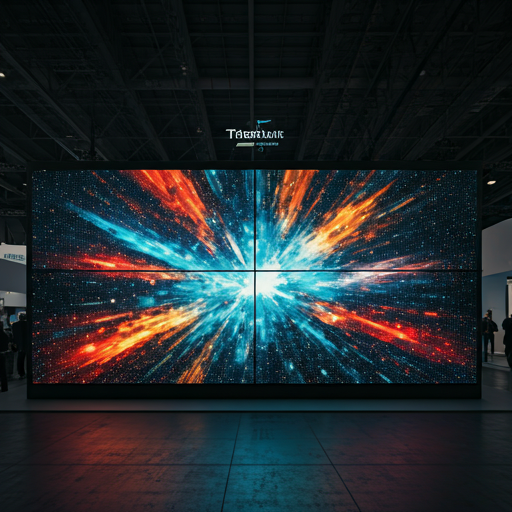
#> input picture images/source/hero-orig.png, 512 x 512 px, found by its file name
$ python fix_images.py .
#> lines starting #> are read from the running program, lines starting #| are printed output that depends on the picture; after the words box and inside, x2 and y2 are one past the last pixel; in counts of white or black regions, pixels touching at a corner belong together
import sys
from pathlib import Path
from PIL import Image, ImageFilter, ImageDraw

img_dir = Path(sys.argv[1])
hero = Image.open(img_dir / "source" / "hero-orig.png").convert("RGB")
#> hero is the input picture: PIL image 512x512 RGB; mean R, G, B 35.2, 42.5, 45.6

# Garbled AI-generated sign sits around x 222-292, y 118-156.
# Replace it with ceiling texture taken from the same rows further right.
box = (218, 114, 298, 160)
w, h = box[2] - box[0], box[3] - box[1]
src = hero.crop((310, 114, 310 + w, 114 + h))
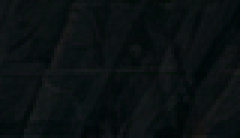
#> src: PIL image 80x46 RGB (shown 3 times larger); mean R, G, B 10.2, 16.4, 17
mask = Image.new("L", (w, h), 0)
#> mask: PIL image 80x46 L; every value is 0
ImageDraw.Draw(mask).rectangle((4, 4, w - 5, h - 5), fill=255)
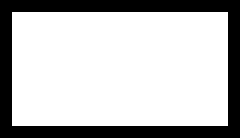
#> mask: PIL image 80x46 L (shown 3 times larger); 74.3% white; 1 black region, box (x1, y1, x2, y2) and area: (0, 0, 80, 46) 944
mask = mask.filter(ImageFilter.GaussianBlur(3))
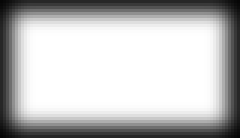
#> mask: PIL image 80x46 L (shown 3 times larger); min 6, max 255, mean 188.5
hero.paste(src, box[:2], mask)


# Web versions: upscale gently (image sits under a 80-95% dark overlay).
hero_web = hero.resize((1600, 1600), Image.LANCZOS)
# Crop to 16:9 around the wall for the wide hero background.
hero_wide = hero_web.crop((0, 250, 1600, 1150))
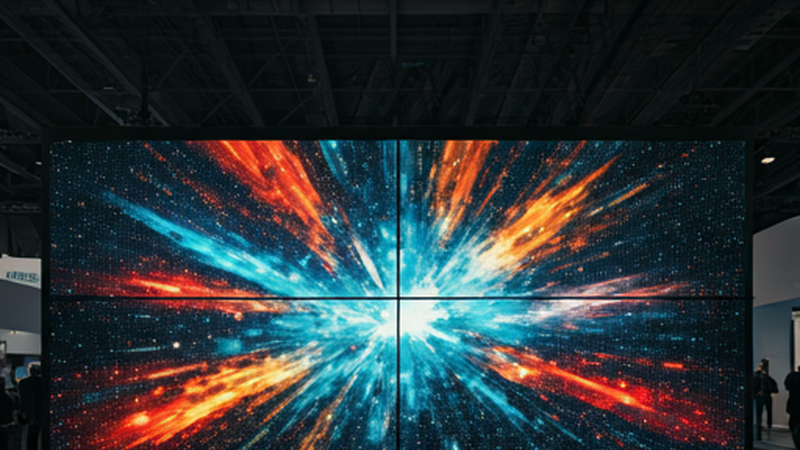
#> hero_wide: PIL image 1600x900 RGB (shown at 1/2 size); mean R, G, B 45.5, 54.1, 56.8
hero_wide.save(img_dir / "hero-led-wall.jpg", quality=82, optimize=True, progressive=True)
# The page uses WebP (smaller); the JPGs stay for anything that links them directly.
hero_wide.save(img_dir / "hero-led-wall.webp", quality=72, method=6)

# Open Graph image 1200x630 (referenced in meta tags but missing on the live site).
og = hero_web.crop((0, 300, 1600, 1140)).resize((1200, 630), Image.LANCZOS)
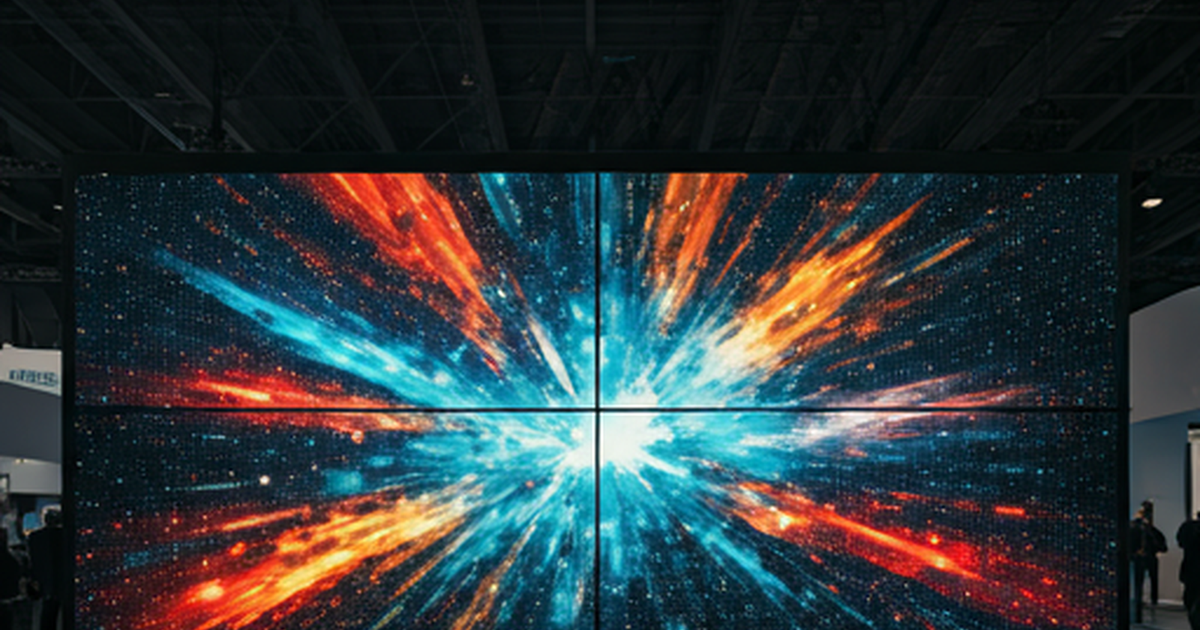
#> og: PIL image 1200x630 RGB; mean R, G, B 47.7, 56.5, 59.3
og.save(img_dir.parent / "og-image.jpg", quality=85, optimize=True)

led = Image.open(img_dir / "source" / "led-closeup-orig.png").convert("RGB")
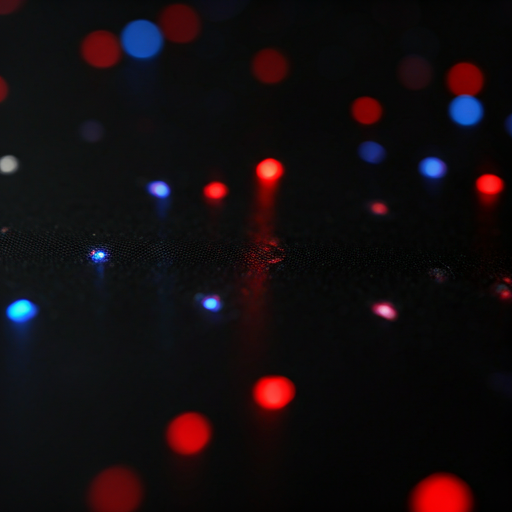
#> input picture images/source/led-closeup-orig.png, 512 x 512 px, found by its file name
#> led is the input picture: PIL image 512x512 RGB; mean R, G, B 18.8, 11.8, 14.4
led_web = led.resize((1024, 1024), Image.LANCZOS)
led_web.save(img_dir / "led-closeup.jpg", quality=82, optimize=True, progressive=True)
led_web.save(img_dir / "led-closeup.webp", quality=75, method=6)
led.resize((640, 640), Image.LANCZOS).save(img_dir / "led-closeup-640.webp", quality=75, method=6)
print("ok")
